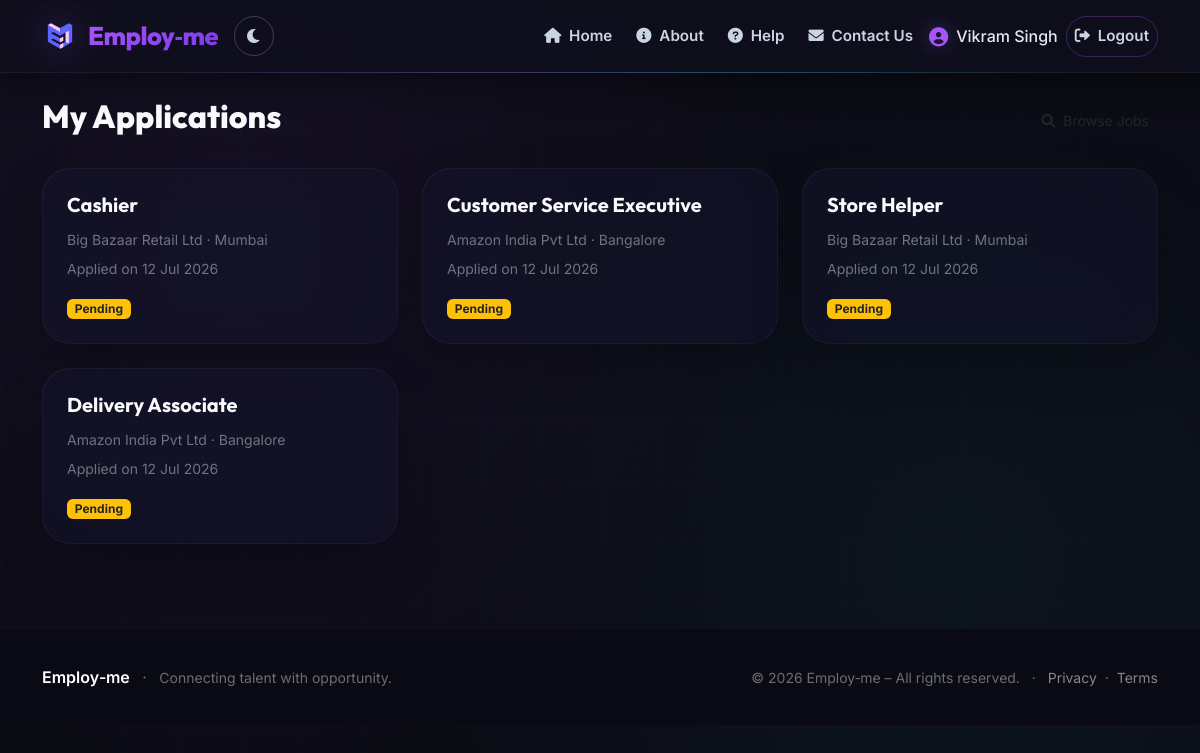
The page /my-applications (signed in) on the database its author committed.
### models.py (models this page shows)
class User(UserMixin, db.Model):
    id = db.Column(db.Integer, primary_key=True)
    email = db.Column(db.String(120), unique=True, nullable=False)
    password_hash = db.Column(db.String(128), nullable=False)
    role = db.Column(db.String(20), nullable=False)  # 'jobseeker' or 'employer'
    name = db.Column(db.String(100), nullable=False)
    created_at = db.Column(db.DateTime, default=datetime.utcnow)
    profile = db.relationship('JobSeekerProfile', backref='user', uselist=False,
                              cascade='all, delete-orphan')
    employer_profile = db.relationship('EmployerProfile', backref='user', uselist=False,
                                       cascade='all, delete-orphan')

class JobApplication(db.Model):
    id = db.Column(db.Integer, primary_key=True)
    job_id = db.Column(db.Integer, db.ForeignKey('job.id'), nullable=False)
    applicant_id = db.Column(db.Integer, db.ForeignKey('user.id'), nullable=False)
    status = db.Column(db.String(20), default='Pending')
    applied_at = db.Column(db.DateTime, default=datetime.utcnow)
    applicant = db.relationship('User', backref='job_applications')

class Job(db.Model):
    id = db.Column(db.Integer, primary_key=True)
    employer_id = db.Column(db.Integer, db.ForeignKey('employer_profile.id'), nullable=False)
    employer_name = db.Column(db.String(100), nullable=False)
    employer_address = db.Column(db.String(300), nullable=False)
    employer_mobile = db.Column(db.String(15), nullable=False)
    employer_city = db.Column(db.String(100), nullable=False)
    employer_state = db.Column(db.String(100), nullable=False)
    employer_pincode = db.Column(db.String(10), nullable=False)
    job_name = db.Column(db.String(200), nullable=False)
    job_description = db.Column(db.Text, nullable=False)
    job_type = db.Column(db.String(50), nullable=False)
    committed_salary = db.Column(db.String(100))
    location = db.Column(db.String(200))
    vacancies = db.Column(db.Integer, default=1)
    status = db.Column(db.String(20), default='Open')
    deleted = db.Column(db.Boolean, default=False, nullable=False)   # <-- soft delete
    created_at = db.Column(db.DateTime, default=datetime.utcnow)
    updated_at = db.Column(db.DateTime, default=datetime.utcnow, onupdate=datetime.utcnow)
    employer = db.relationship('EmployerProfile', backref='jobs')
    applications = db.relationship('JobApplication', backref='job')

### app.py (the view)
@app.route('/my-applications')
@login_required
@role_required('jobseeker')
@payment_required
def my_applications():
    applications = JobApplication.query.filter_by(applicant_id=current_user.id).order_by(JobApplication.applied_at.desc()).all()
    return render_template('my_applications.html', applications=applications)

### app.py (called while the page is built)
@login_manager.user_loader
def load_user(user_id):
    return db.session.get(User, int(user_id))   # instead of User.query.get

def role_required(role):
    def decorator(func):
        from functools import wraps
        @wraps(func)
        def wrapper(*args, **kwargs):
            if not current_user.is_authenticated or current_user.role != role:
                flash('Access denied.', 'danger')
                return redirect(url_for('index'))
            return func(*args, **kwargs)
        return wrapper
    return decorator

def payment_required(f):
    from functools import wraps
    @wraps(f)
    @login_required
    def decorated(*args, **kwargs):
        if current_user.role == 'jobseeker':
            profile = JobSeekerProfile.query.filter_by(user_id=current_user.id).first()
        else:
            profile = EmployerProfile.query.filter_by(user_id=current_user.id).first()
        if not profile or profile.payment_status != 'success':
            flash('Please complete the payment to access this feature.', 'warning')
            if current_user.role == 'jobseeker':
                return redirect(url_for('jobseeker_dashboard'))
            else:
                return redirect(url_for('employer_profile'))   # changed from 'index' to 'employer_profile'
        return f(*args, **kwargs)
    return decorated

### templates/my_applications.html (shortened to what this page needs)
{% extends "base.html" %}
{% block content %}
<div class="d-flex justify-content-between align-items-center mb-4">
    <h2 style="font-family: var(--font-display); font-weight: 800; color: #F8FAFC;">My Applications</h2>
    <a href="{{ url_for('job_list') }}" class="btn btn-outline-soft btn-sm">
        <i class="fas fa-search me-1"></i> Browse Jobs
    </a>
</div>
<div class="row">
    {% if applications %}
        {% for app in applications %}
        <div class="col-md-6 col-lg-4 mb-4">
            <div class="card-modern p-4 h-100">
                {% if app.job.deleted %}
                    <h5 class="card-title text-danger" style="font-family: var(--font-display); font-weight: 700;">
                        Job Deleted by Employer
                    </h5>
                    <p class="text-secondary small">This job is no longer available.</p>
                    <p class="text-secondary small mb-3">Applied on {{ app.applied_at.strftime('%d %b %Y') }}</p>
                {% else %}
                    <h5 class="card-title" style="color: #F8FAFC;">{{ app.job.job_name }}</h5>
                    <p class="text-secondary small mb-2">{{ app.job.employer_name }} · {{ app.job.location }}</p>
                    <p class="text-secondary small mb-3">Applied on {{ app.applied_at.strftime('%d %b %Y') }}</p>
                    <span class="badge {% if app.status == 'Pending' %}bg-warning text-dark{% elif app.status == 'Accepted' %}bg-success{% else %}bg-danger{% endif %}">
                        {{ app.status }}
                    </span>
                {% endif %}
            </div>
        </div>
        {% endfor %}
    {% endif %}
</div>
{% endblock %}

### templates/base.html (shortened to what this page needs)
<!DOCTYPE html>
<html lang="en">
<head>
    <link href="https://cdn.jsdelivr.net/npm/bootstrap@5.3.0-alpha1/dist/css/bootstrap.min.css" rel="stylesheet" />
    <link rel="stylesheet" href="https://cdnjs.cloudflare.com/ajax/libs/font-awesome/6.0.0/css/all.min.css" />
</head>
<body>
    <nav class="navbar navbar-expand-lg navbar-custom sticky-top">
        <div class="container">
            <a class="navbar-brand" href="{{ url_for('index') }}">
                <img src="{{ url_for('static', filename='images/logo.png') }}" alt="Employ-me logo" />
                <span>Employ‑me</span>
            </a>
            <div class="d-flex align-items-center gap-2">
                <button class="theme-toggle-btn" id="themeToggle" aria-label="Toggle light/dark theme">
                    <i class="fas fa-moon" id="themeIcon"></i>
                </button>
            </div>
            <div class="collapse navbar-collapse" id="navbarNav">
                <ul class="navbar-nav ms-auto align-items-lg-center gap-1 gap-lg-2">
                    <li class="nav-item">
                        <a class="nav-link" href="{{ url_for('index') }}">
                            <i class="fas fa-home me-1"></i> Home
                        </a>
                    </li>
                    <li class="nav-item">
                        <a class="nav-link" href="{{ url_for('about') }}">
                            <i class="fas fa-info-circle me-1"></i> About
                        </a>
                    </li>
                    <li class="nav-item">
                        <a class="nav-link" href="{{ url_for('help') }}">
                            <i class="fas fa-question-circle me-1"></i> Help
                        </a>
                    </li>
                    <li class="nav-item">
                        <a class="nav-link" href="{{ url_for('contact') }}">
                            <i class="fas fa-envelope me-1"></i> Contact Us
                        </a>
                    </li>
                    {% if current_user.is_authenticated %}
                        <li class="nav-item">
                            <span class="navbar-text">
                                <i class="fas fa-user-circle"></i>
                                {{ current_user.name }}
                            </span>
                        </li>
                        <li class="nav-item">
                            <a class="nav-link btn-outline-custom" href="{{ url_for('logout') }}">
                                <i class="fas fa-sign-out-alt me-1"></i> Logout
                            </a>
                        </li>
                    {% endif %}
                </ul>
            </div>
        </div>
    </nav>
    <main>
        <div class="container my-4">
            {% block content %}{% endblock %}
        </div>
    </main>
    <footer class="footer-custom">
        <div class="container">
            <div class="row align-items-center">
                <div class="col-md-6 text-center text-md-start">
                    <span class="fw-semibold text-white">Employ‑me</span>
                    <span class="mx-2">·</span>
                    <span class="small">Connecting talent with opportunity.</span>
                </div>
                <div class="col-md-6 text-center text-md-end small">
                    &copy; 2026 Employ‑me – All rights reserved.
                    <span class="mx-2">·</span>
                    <a href="#" class="text-white-50" data-bs-toggle="modal" data-bs-target="#footerPrivacyModal">Privacy</a>
                    <span class="mx-1">·</span>
                    <a href="#" class="text-white-50" data-bs-toggle="modal" data-bs-target="#footerTermsModal">Terms</a>
                </div>
            </div>
        </div>
    </footer>
</body>
</html>

### rows shown on the page
User: name "Vikram Singh"
JobApplication: job.job_name "Cashier", job.employer_name "Big Bazaar Retail Ltd", job.location "Mumbai", applied_at "12 Jul 2026", status "Pending"
JobApplication: job.job_name "Customer Service Executive", job.employer_name "Amazon India Pvt Ltd", job.location "Bangalore", applied_at "12 Jul 2026", status "Pending"
JobApplication: job.job_name "Store Helper", job.employer_name "Big Bazaar Retail Ltd", job.location "Mumbai", applied_at "12 Jul 2026", status "Pending"
JobApplication: job.job_name "Delivery Associate", job.employer_name "Amazon India Pvt Ltd", job.location "Bangalore", applied_at "12 Jul 2026", status "Pending"
